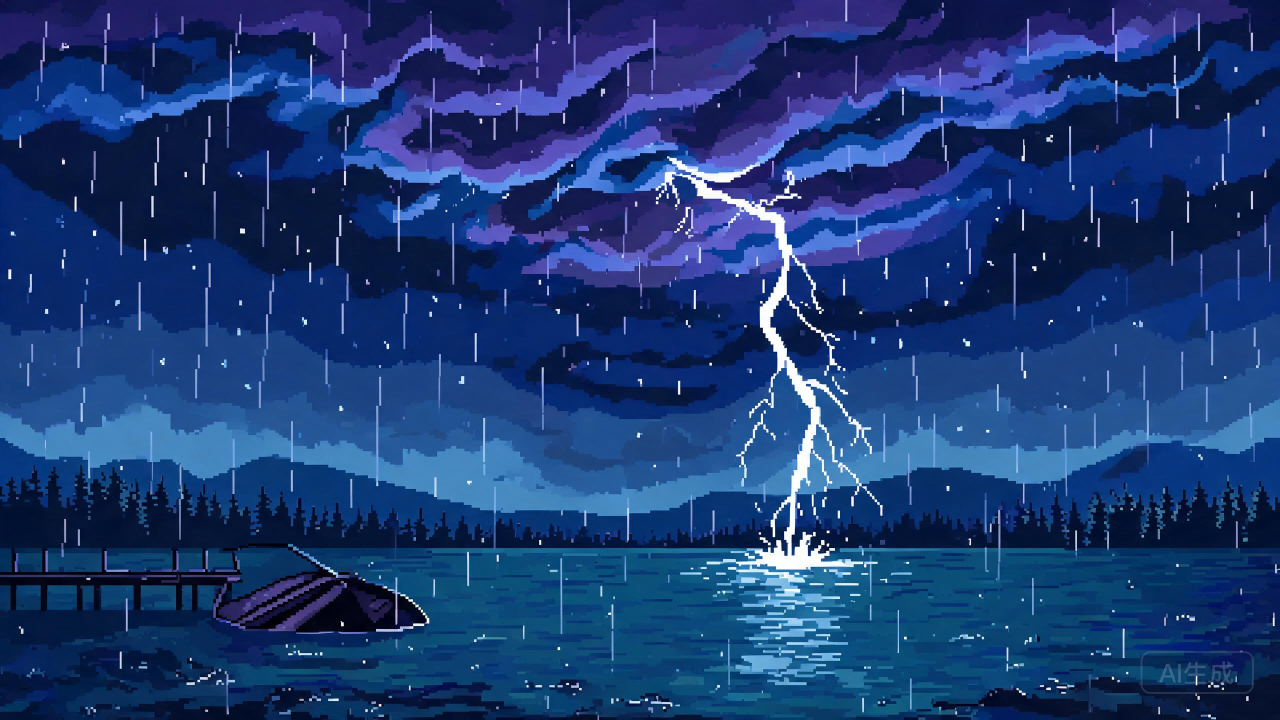
#> input picture assets/bg_storm.jpg, 2560 x 1440 px, found by its file name (shown at 1/2 size); its folder holds 4 pictures in this run
$ python preview_cg.py
#> lines starting #> are read from the running program, lines starting #| are printed output that depends on the picture
### gen_cg.py
#!/usr/bin/env python3
"""Convert Seedream-generated CG backdrops into game palette-indexed C arrays.
Output: cg_scenes.h  (CG_PAL[][][3] + CG_IMG[][512*288])"""
from PIL import Image
import os

W, H = 512, 288
NCOL = 96  # per-scene palette size after quantization
OUT = "/workspace/cg_scenes.h"

def build(path):
#> called with path = '/workspace/assets/bg_storm.jpg'
    im = Image.open(path).convert("RGB")
#> im is the input picture: PIL image 2560x1440 RGB; mean R, G, B 26.7, 58.4, 116.9
    # cover-crop to 16:9 then downscale (Lanczos) -> crisp, then quantize
    tw, th = im.size
#> tw = 2560; th = 1440
    target = 16/9.0
    cur = tw/float(th)
#> cur = 1.78
    if cur > target:
        nw = int(th*target); x0 = (tw-nw)//2; im = im.crop((x0,0,x0+nw,th))
    else:
        nh = int(tw/target); y0 = (th-nh)//2; im = im.crop((0,y0,tw,y0+nh))
#> after `nh = int(tw / target)`: nh = 1440
#> after `y0 = (th - nh) // 2`: y0 = 0
    im = im.resize((W,H), Image.LANCZOS)
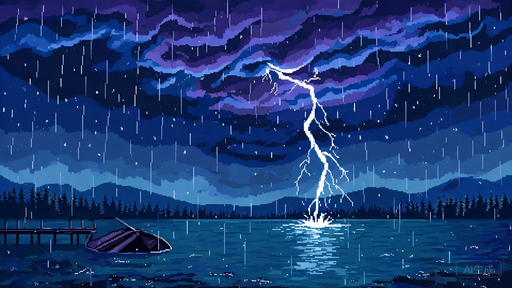
#> im: PIL image 512x288 RGB; mean R, G, B 26.8, 58.4, 116.9
    # posterize a bit for retro feel
    q = im.quantize(colors=NCOL, method=Image.MEDIANCUT, dither=Image.FLOYDSTEINBERG)
    pal = q.getpalette()[:NCOL*3]
#> pal = 288 values, max 245 at index 2, min 1 at index 279, mean 67.99
    idx = list(q.getdata())  # W*H
#> idx = 147456 items
    return pal, idx

# [40 lines left out: functions fmt_pal, fmt_idx, main, not called in this run]

# [2 lines that do not run on import are left out]

### preview_cg.py
#!/usr/bin/env python3
from PIL import Image
import sys
sys.path.insert(0,"/workspace")
import gen_cg

scenes={1:"bg_storm",2:"bg_dawn",3:"bg_pier",4:"bg_sun"}
for i,p in scenes.items():
    pal,idx=gen_cg.build("/workspace/assets/%s.jpg"%p)
#> idx = 147456 items
    im=Image.new("RGB",(gen_cg.W,gen_cg.H))
#> im: PIL image 512x288 RGB; every value is 0
    im.putdata([tuple(pal[c*3:c*3+3]) for c in idx])
    im.save("/workspace/assets/preview_%d.png"%i)
#> pass 2 of the loop `for i,p in scenes.items():`:
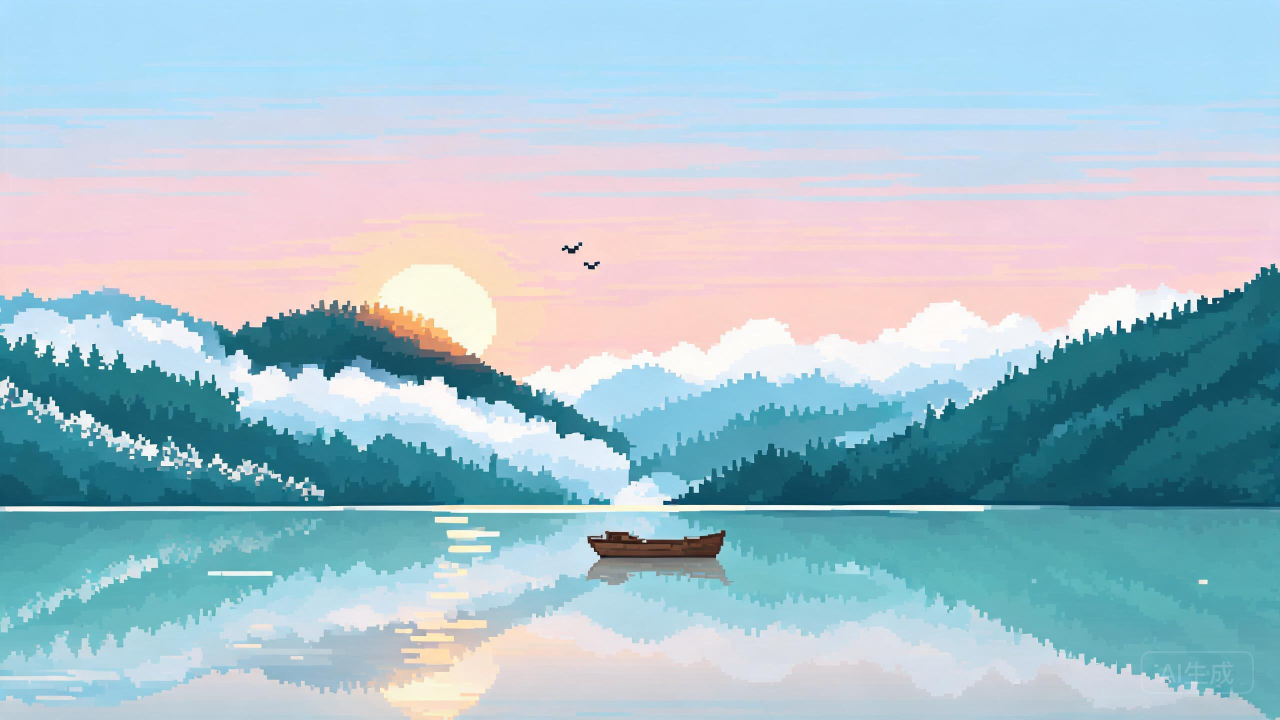
#> input picture assets/bg_dawn.jpg, 2560 x 1440 px, found by its file name (shown at 1/2 size)
#> in build, im is the input picture: PIL image 2560x1440 RGB; mean R, G, B 165.4, 193.7, 205.8
#> in build (call 2), `im = im.resize((W,H), Image.LANCZOS)`:
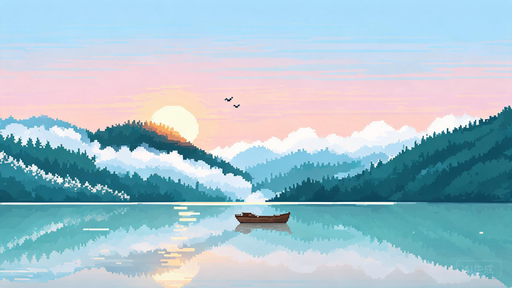
#> im: PIL image 512x288 RGB; mean R, G, B 165.4, 193.7, 205.8
#> in build (call 2), `pal = q.getpalette()[:NCOL*3]`: pal = 288 values, max 254 at index 122, min 18 at index 279, mean 193
#> pass 3 of the loop `for i,p in scenes.items():`:
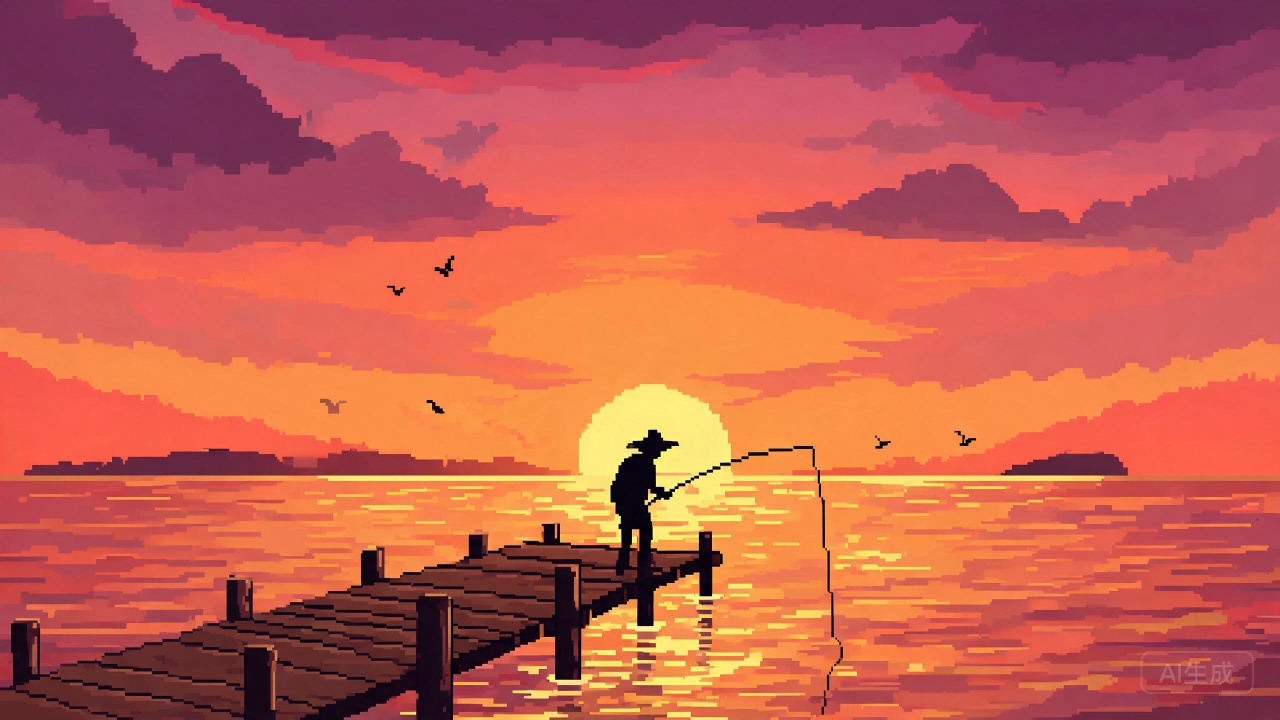
#> input picture assets/bg_pier.jpg, 2560 x 1440 px, found by its file name (shown at 1/2 size)
#> in build, im is the input picture: PIL image 2560x1440 RGB; mean R, G, B 197.3, 93.7, 80.4
#> in build (call 3), `im = im.resize((W,H), Image.LANCZOS)`:
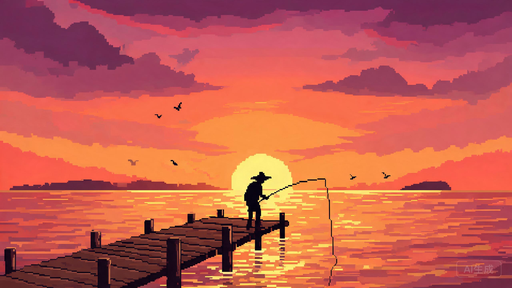
#> im: PIL image 512x288 RGB; mean R, G, B 197.2, 93.7, 80.4
#> in build (call 3), `pal = q.getpalette()[:NCOL*3]`: pal = 288 values, max 253 at index 0, min 3 at index 286, mean 124.2
#> the loop made 4 passes; the first 3 are shown
sheet=Image.new("RGB",(gen_cg.W*2,gen_cg.H*2),0)
#> sheet: PIL image 1024x576 RGB; every value is 0
for i in [1,2]:
    sheet.paste(Image.open("/workspace/assets/preview_%d.png"%i),((i-1)*gen_cg.W,0))
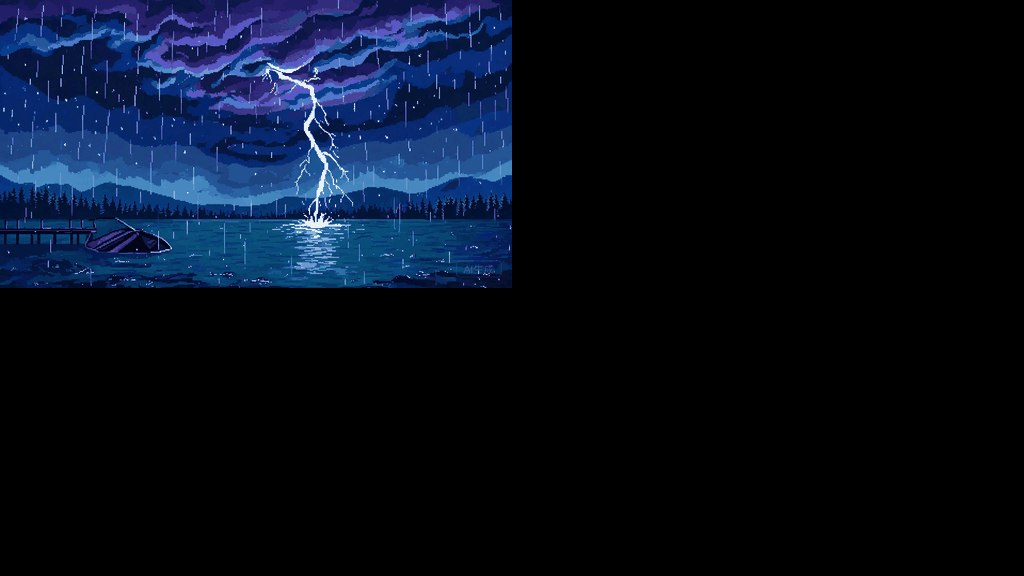
#> sheet: PIL image 1024x576 RGB; mean R, G, B 6.6, 14.5, 29.2
#> pass 2 of the loop `for i in [1,2]:`:
for i in [3,4]:
    sheet.paste(Image.open("/workspace/assets/preview_%d.png"%i),((i-3)*gen_cg.W,gen_cg.H))
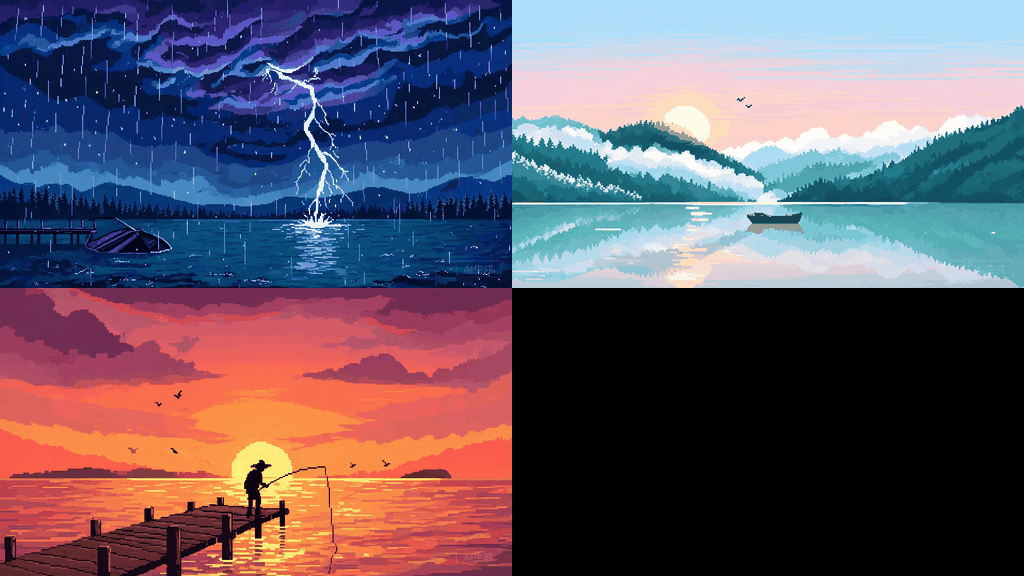
#> sheet: PIL image 1024x576 RGB; mean R, G, B 97.2, 86.4, 101
#> pass 2 of the loop `for i in [3,4]:`:
#> `sheet.paste(Image.open("/workspace/assets/preview_%d.png"%i),((i-3)*ge..`:
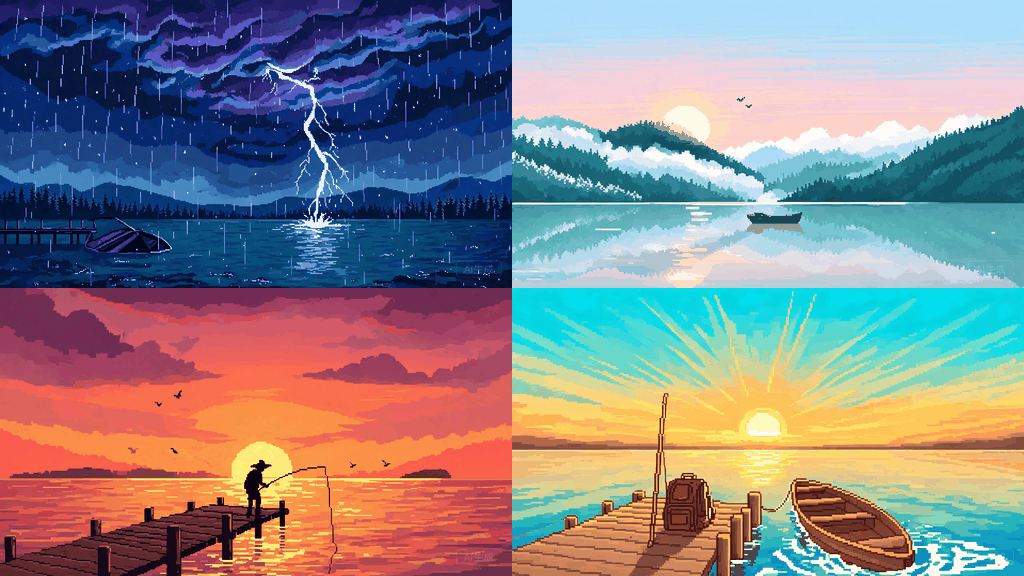
#> sheet: PIL image 1024x576 RGB; mean R, G, B 136.3, 132.8, 137.4
sheet.save("/workspace/assets/cg_preview_sheet.png")
print("sheet",sheet.size)
#| sheet (1024, 576)
